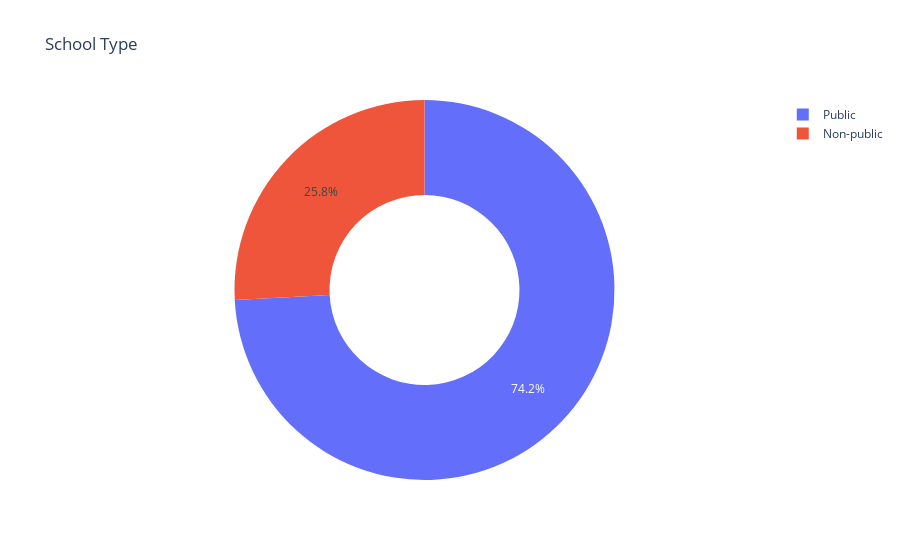

Notebook code cell kept with this figure:
### Code cell
import plotly.graph_objects as go
from plotly.subplots import make_subplots

labels = df['school_type'].value_counts().keys()
values = df['school_type'].value_counts()

fig = make_subplots(rows=1, cols=2, specs=[[{'type':'domain'}, {'type':'domain'}]])
fig.add_trace(go.Pie(labels=labels, values=values, name="School Type"))
fig.update_traces(hole=.5, hoverinfo="label+percent+name")

fig.update_layout(
    title_text="School Type")
fig.show()

### Figure 1 — Plotly figure (JSON) as saved in the notebook; plotly's stock layout.template omitted (floating-point values rounded to 4 significant figures)
{"data": [{"hole": 0.5, "hoverinfo": "label+percent+name", "labels": ["Public", "Non-public"], "name": "School Type", "type": "pie", "values": [1582, 551]}], "layout": {"title": {"text": "School Type"}}}
